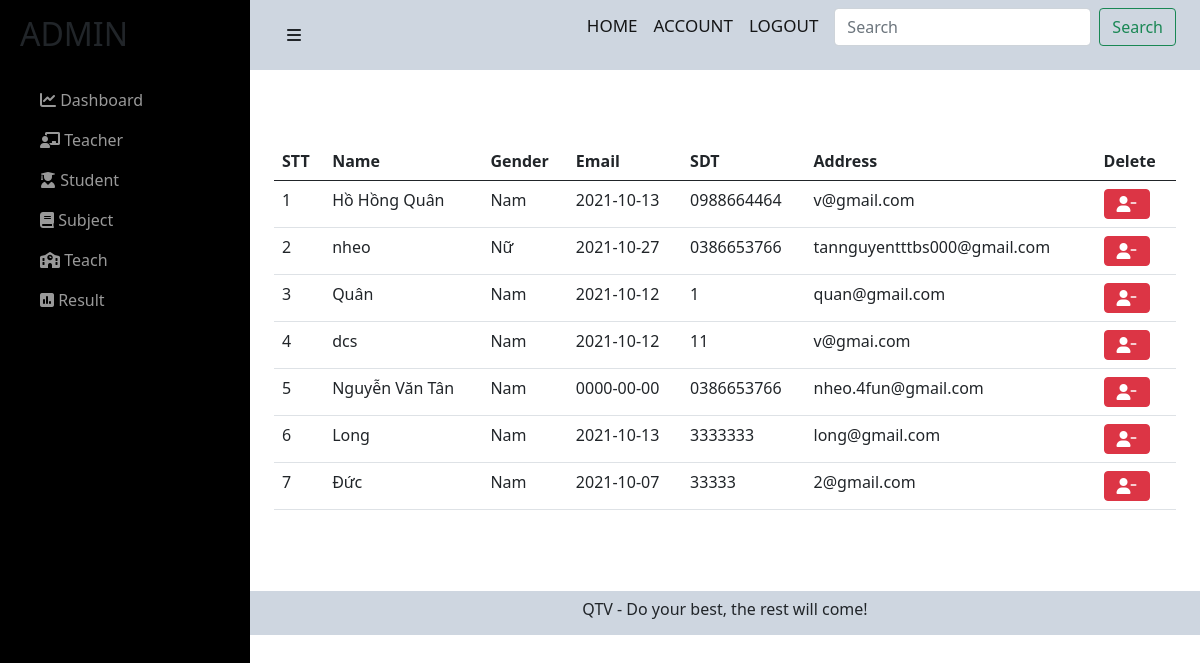
Page /admin/admin/student.php (signed in) on the committed database.
### tables this page shows
CREATE TABLE `users` (
  `user_id` int(11) NOT NULL,
  `user_name` varchar(255) NOT NULL,
  `user_avatar` varchar(255) DEFAULT NULL,
  `user_gioitinh` tinyint(4) NOT NULL,
  `user_birthday` date NOT NULL,
  `user_phone` varchar(255) NOT NULL,
  `user_email` varchar(255) NOT NULL,
  `user_pass` varchar(255) NOT NULL,
  `user_level` int(11) NOT NULL,
  `status` tinyint(4) NOT NULL,
  `code` varchar(255) NOT NULL,
  `code_forgot` varchar(255) NOT NULL
);

### admin/admin/student.php (the view, shortened to what this page needs)
<?php include('../../config/config.php');
?>
<link href="https://cdn.jsdelivr.net/npm/bootstrap@5.0.2/dist/css/bootstrap.min.css" rel="stylesheet">
<link rel="stylesheet" href="https://cdnjs.cloudflare.com/ajax/libs/font-awesome/6.0.0-beta2/css/all.min.css" />
<link rel="stylesheet" href="../../css/teacher-admin.css">
<div id="wrapper">
    <div id="sidebar-wrapper">
        <ul class="sidebar-nav">
        <li class="sidebar-brand">
                <h2>ADMIN</h2>
            </li>
            <li>
                <a href="index.php"><i class="fas fa-chart-line"></i> Dashboard</a>
            </li>
            <li>
                <a href="teacher.php"><i class="fas fa-chalkboard-teacher"></i> Teacher</a>
            </li>
            <li>
                <a href="student.php"><i class="fas fa-user-graduate"></i> Student</a>
            </li>
            <li>
                <a href="subject.php"><i class="fas fa-book"></i> Subject</a>
            </li>
            <li>
                <a href="teach.php"><i class="fas fa-school"></i> Teach</a>
            </li>
            <li>
                <a href="result-admin.php"><i class="fas fa-poll"></i> Result</a>
            </li>
        </ul>
    </div>
    <div id="page-content-wrapper">
        <div class="container-fluid">
            <div class="row">
                <div class="col-lg-12">
                    <nav class="navbar navbar-light">
                        <div class="container-fluid">
                            <a href="#menu-toggle" class="btn btn-default" id="menu-toggle"><i class="fas fa-bars"></i></a>
                            <form class="d-flex">
                                <a href="" class="navbar-brand">HOME</a>
                                <a href="" class="navbar-brand">ACCOUNT</a>
                                <a href="../../login/logout.php" class="navbar-brand">LOGOUT</a>
                                <input class="form-control me-2" type="search" placeholder="Search" aria-label="Search">
                                <button class="btn btn-outline-success" type="submit">Search</button>
                            </form>
                        </div>
                    </nav>
                    <div class="container">
                        <br>
                        <br><br>
                        <table class="table">
                            <thead>
                                <tr>
                                    <th scope="col">STT</th>
                                    <th scope="col">Name</th>
                                    <th scope="col">Gender</th>
                                    <th scope="col">Email</th>
                                    <th scope="col">SDT</th>
                                    <th scope="col">Address</th>
                                    <th scope="col">Delete</th>
                                </tr>
                            </thead>
                            <tbody>
                                <?php
                                $sql = "SELECT * from users where user_level = 0";
                                $res = mysqli_query($conn, $sql);
                                $sn = 1;
                                if ($res == true) {
                                    while ($row = mysqli_fetch_assoc($res)) {
                                        $user_gioitinh = $row['user_gioitinh'];
                                ?>
                                        <tr>
                                            <td><?php echo $sn++ ?></td>
                                            <td><?php echo $row['user_name']; ?></td>
                                            <td>
                                                <?php if ($user_gioitinh == 1) {
                                                    echo 'Nam';
                                                }
                                                if ($user_gioitinh == 0) {
                                                    echo 'Nữ';
                                                }
                                                ?>
                                            </td>
                                            <td><?php echo $row['user_birthday']; ?></td>
                                            <td><?php echo $row['user_phone']; ?></td>
                                            <td><?php echo $row['user_email']; ?></td>
                                            <td>
                                                <a href="./del-teacher-admin.php?user_id=<?php echo $row['user_id']; ?>"><button type="button" class="btn btn-danger text-white me-2"><i class="fas fa-user-minus"></i></button></a>
                                            </td>
                                        </tr>
                                <?php
                                    }
                                }
                                ?>
                            </tbody>
                        </table>
                    </div>
                </div>
            </div>
        </div>
        <footer>
            <p class="ftr text-center">
                QTV - Do your best, the rest will come!
            </p>
        </footer>
    </div>
</div>

### css/teacher-admin.css (style rules this page uses)
.row>* { padding : 0; }
#wrapper { padding-left: 0; -webkit-transition: all 0.5s ease; -moz-transition: all 0.5s ease; -o-transition: all 0.5s ease; transition: all 0.5s ease; }
.navbar-brand { font-size:17px; font-weight:500; }
#page-content-wrapper { padding: 50px; position: relative; }
#sidebar-wrapper { z-index: 1000; position: fixed; left: 250px; width: 0; height: 100%; margin-left: -250px; overflow-y: auto; background: #000; -webkit-transition: all 0.5s ease; -moz-transition: all 0.5s ease; -o-transition: all 0.5s ease; transition: all 0.5s ease; }
#page-content-wrapper { width: 100%; position: absolute; padding: 15px; }
.sidebar-nav { position: absolute; top: 0; width: 250px; margin: 0; padding: 0; list-style: none; }
.sidebar-nav li { text-indent: 20px; line-height: 40px; }
.sidebar-nav li a { display: block; text-decoration: none; color: #999999; }
.sidebar-nav > .sidebar-brand { height: 65px; font-size: 18px; line-height: 60px; margin-top: 15px; }
@media (min-width:768px) { #wrapper { padding-left: 250px; } }
@media (min-width:768px) { #sidebar-wrapper { width: 250px; } }
@media (min-width:768px) { #page-content-wrapper { padding: 0; position: relative; } }
.navbar, .ftr { background-color: #ced6e0; }
.ftr { height:44px; margin-bottom: 0; padding-top:6px; }
.container { min-height: 521px; }

### rows in the picture
users: user_name "Hồ Hồng Quân", user_gioitinh "Nam", user_birthday "2021-10-13", user_phone "0988664464", user_email "v@gmail.com"
users: user_name "nheo", user_gioitinh "Nữ", user_birthday "2021-10-27", user_phone "0386653766", user_email "tannguyentttbs000@gmail.com"
users: user_name "Quân", user_gioitinh "Nam", user_birthday "2021-10-12", user_phone "1", user_email "quan@gmail.com"
users: user_name "dcs", user_gioitinh "Nam", user_birthday "2021-10-12", user_phone "11", user_email "v@gmai.com"
users: user_name "Nguyễn Văn Tân", user_gioitinh "Nam", user_birthday "0000-00-00", user_phone "0386653766", user_email "nheo.4fun@gmail.com"
users: user_name "Long", user_gioitinh "Nam", user_birthday "2021-10-13", user_phone "3333333", user_email "long@gmail.com"
users: user_name "Đức", user_gioitinh "Nam", user_birthday "2021-10-07", user_phone "33333", user_email "2@gmail.com"
